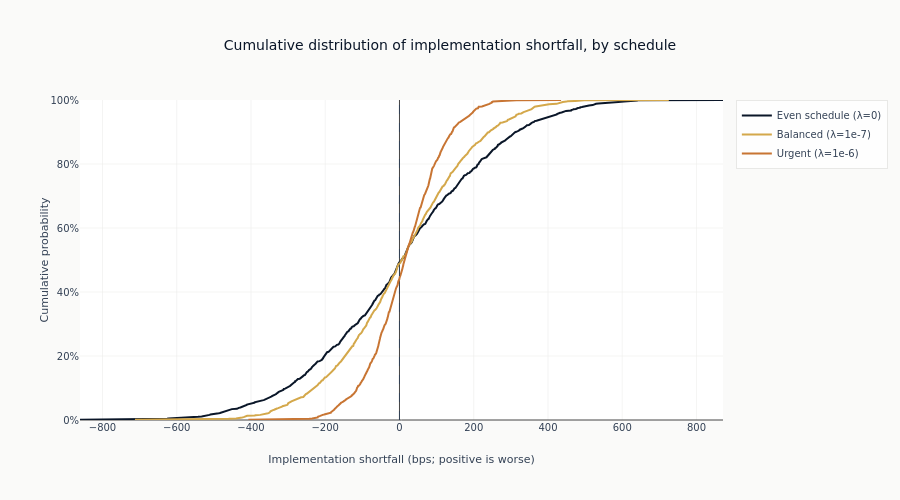

Here is the notebook cell this chart was saved with:
### Markdown cell above
**Reading the table**: The mean is the analytical expected cost, recovered by the simulation. The
two percentiles are what the mean hides: the range within which nine of ten simulated executions
landed. A negative shortfall means the execution beat the arrival price, which happens whenever
the market moved favourably while the position was still being sold - so a wide distribution
contains both the good outcomes and the bad ones, and it is the same width that produces both.

### Code cell
fig = go.Figure()
distribution_colors = ml4t_palette(len(simulation_results), categorical=True)
for color, (name, df) in zip(distribution_colors, simulation_results.items()):
    shortfall = np.sort(df["is_bps"].to_numpy())
    cumulative_probability = np.arange(1, len(shortfall) + 1) / len(shortfall)
    _ = fig.add_scatter(
        x=shortfall,
        y=cumulative_probability,
        mode="lines",
        name=name,
        line=dict(color=color, width=2),
    )
risk_neutral_row = tca_summary.row(0, named=True)
risk_averse_row = tca_summary.row(-1, named=True)
dispersion_reduction = risk_neutral_row["is_std_bps"] - risk_averse_row["is_std_bps"]
mean_cost_increase = risk_averse_row["is_mean_bps"] - risk_neutral_row["is_mean_bps"]
fig.add_vline(x=0, line_dash="dash", line_color=COLORS["neutral"], line_width=1)
fig.update_layout(
    title="Cumulative distribution of implementation shortfall, by schedule",
    xaxis_title="Implementation shortfall (bps; positive is worse)",
    yaxis_title="Cumulative probability",
    yaxis_tickformat=".0%",
    yaxis_range=[0, 1],
    height=500,
)
show_plotly_with_alt(
    fig,
    "Three cumulative distribution curves of implementation shortfall. The even schedule's curve "
    "is the shallowest and spans the widest range; the urgent schedule's is much steeper and "
    "narrower, and sits slightly to the right of the others at its centre.",
)

### Figure 1 — Plotly figure (JSON) as saved in the notebook; plotly's stock layout.template omitted (floating-point values rounded to 4 significant figures; data arrays with more than 128 entries replaced by an {"elided": "..."} marker saying what was removed)
{"data": [{"line": {"color": "#0a1628", "width": 2}, "mode": "lines", "name": "Even schedule (λ=0)", "type": "scatter", "x": {"elided": "1000 float values"}, "y": {"elided": "1000 float values"}}, {"line": {"color": "#D4A84B", "width": 2}, "mode": "lines", "name": "Balanced (λ=1e-7)", "type": "scatter", "x": {"elided": "1000 float values"}, "y": {"elided": "1000 float values"}}, {"line": {"color": "#C87533", "width": 2}, "mode": "lines", "name": "Urgent (λ=1e-6)", "type": "scatter", "x": {"elided": "1000 float values"}, "y": {"elided": "1000 float values"}}], "layout": {"height": 500, "shapes": [{"line": {"color": "#334155", "dash": "dash", "width": 1}, "type": "line", "x0": 0, "x1": 0, "xref": "x", "y0": 0, "y1": 1, "yref": "y domain"}], "title": {"text": "Cumulative distribution of implementation shortfall, by schedule"}, "xaxis": {"title": {"text": "Implementation shortfall (bps; positive is worse)"}}, "yaxis": {"range": [0, 1], "tickformat": ".0%", "title": {"text": "Cumulative probability"}}}}
